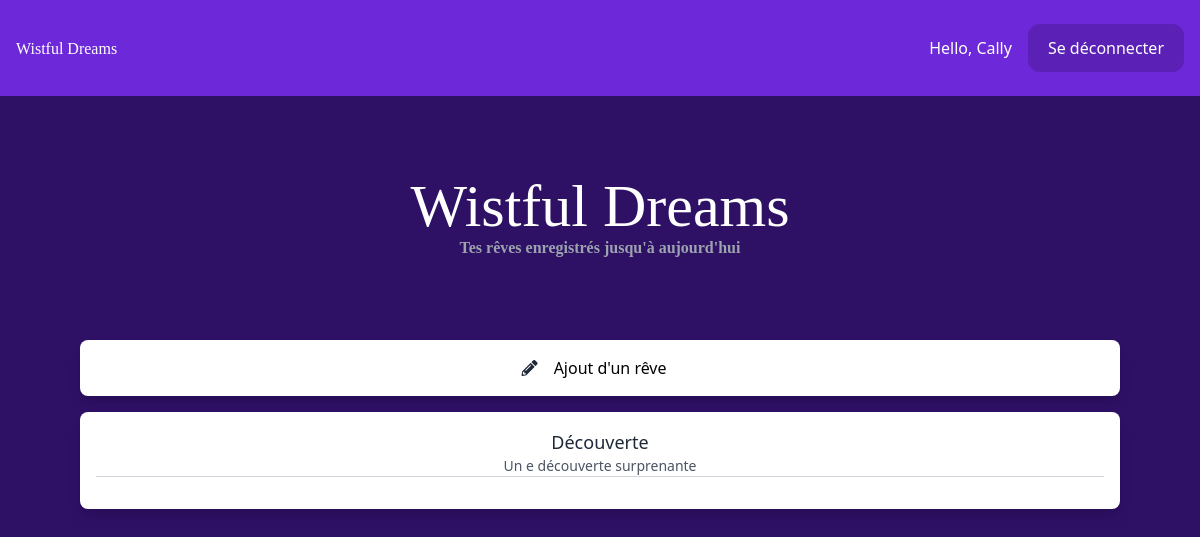
Before: / (signed in) with the older database file.
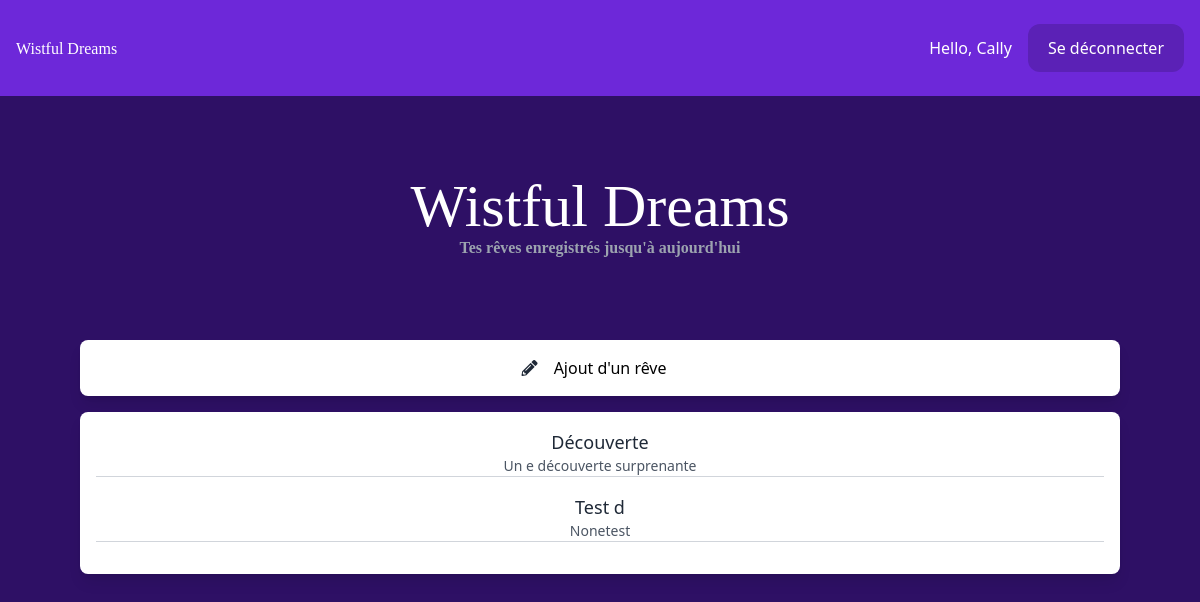
After: the same page with the newer database file.
### dreamapp/models.py (models this page shows, shortened)
class Dream(models.Model):
    title = models.CharField(max_length=30)
    content = models.TextField(max_length=300)
    commentary = models.TextField(max_length=150)
    is_recurring = models.BooleanField(default=False)
    date = models.DateTimeField(default=datetime.datetime.now)
    date_added = models.DateTimeField(auto_now_add=True)
    category = models.CharField(max_length=20, choices=CATEGORY_CHOICES)
    mood = models.CharField(max_length=20, choices=MOOD_CHOICES)
    user = models.ForeignKey(User, related_name="messages", on_delete=models.CASCADE)
    tags = models.ManyToManyField(Tag)

### dreamapp/views.py (the view)
# urls.py: path("", views.frontpage, name="frontpage"),
def frontpage(request):
    if not request.user.is_authenticated:
        return redirect(reverse_lazy("login"))
    dreams = Dream.objects.filter(user=request.user)
    return render(request, "dreamapp/frontpage.html", {"dreams": dreams})

### dreamapp/templates/dreamapp/frontpage.html (shortened to what this page needs)
{% extends 'dreamapp/base.html' %}
{% block content %}
<div class="p-10 lg:p-20 text-center">
  <h1 class="font-serif Cambria text-3xl lg:text-6xl text-white">Wistful Dreams</h1>
  <p class="font-serif Cambria text-gray-400"><b>Tes rêves enregistrés jusqu'à aujourd'hui</b></p>
  <div class="mt-10 lg:mt-20">
    <div class="w-full bg-white rounded-lg shadow-lg p-4">
        <i class="fas fa-pencil-alt text-gray-800"></i>
        <a href="/add/" class="px-3 py-1 text-violet hover:text-violet-800">Ajout d'un rêve</a>
    </div>
    <div class="bg-white rounded-lg shadow-lg p-4 mt-4">
      {% for dream in dreams %}
        <div class="border-b border-gray-300 mb-4">
          <h2 class="text-lg font-medium text-gray-800">{{ dream.title }}</h2>
          <p class="text-sm text-gray-600">{{ dream.content }}</p>
        </div>
      {% empty %}
        <p class="font-serif Cambria text-gray-600"><b>Oh ? Pas encore de rêve enregistré...</b></p>
      {% endfor %}
    </div>
  </div>
</div>
{% endblock %}

Changed rows visible on the page:
added Dream: title "Test d", content "Nonetest"
